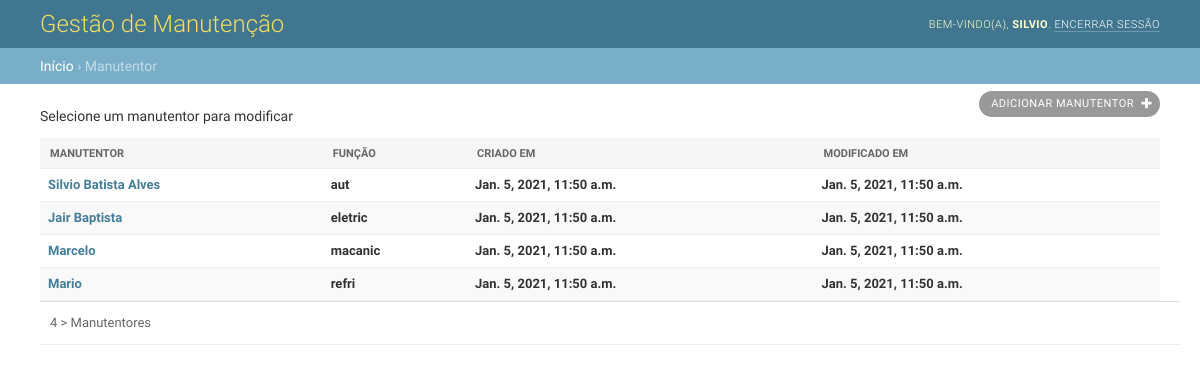
/manutentor/ (signed in), run on an earlier commit of the app's database.
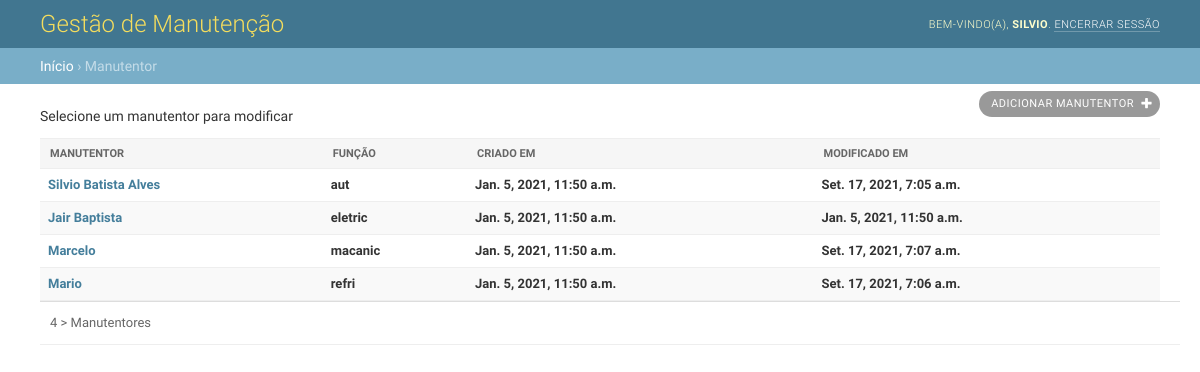
And on a later commit of the database.
### core/models.py (models this page shows, shortened)
class Base(models.Model):
    create = models.DateTimeField(auto_now_add=True)
    update = models.DateTimeField(auto_now=True)

class Manutencao(Base):
    funcao_choices = [
        ('eletric', 'Eletricista'),
        ('macanic', 'Mecânico'),
        ('lub', 'Lubrificador'),
        ('aut', 'Automação'),
        ('refri', 'Refrigeração'),
        ('aux_eletric', 'Auxiliar Eletricista'),
        ('aux_mecanic', 'Auxiliar Mecânico'),
        ('aux_refri', 'Auxiliar Refrigeração'),
    ]
    Nome = models.CharField(verbose_name='Nome do Manutentor', max_length=50)
    funcao = models.CharField(
        verbose_name='Função do Manutentor',
        max_length=25,
        choices=funcao_choices,
        default='eletric',
        )

class Base(models.Model):
    create = models.DateTimeField(auto_now_add=True)
    update = models.DateTimeField(auto_now=True)

### core/views.py (the view)
# urls.py: path('manutentor/', manutentor, name='manutencao'),
@login_required
def manutentor(request):
    dados = Manutencao.objects.all()
    context = {
        'dados': dados,
    }
    return render(request, 'ordem/manutentor.html', context)

### core/templates/ordem/manutentor.html (shortened to what this page needs)
{% extends 'ordem/base.html' %}
{% block breadcrumbs %}
    <a href="#">Início</a>
    &rsaquo; Manutentor
{% endblock %}
{% block main %}
<div class="main shifted" id="main">
    <div class="content">
      <div id="content" class="flex">
        <p>Selecione um manutentor para modificar</p>
        <div id="content-main">
          <ul class="object-tools">
            <li>
              <a href="{% url 'manutencao_add' %}" class="addlink">
                Adicionar manutentor
              </a>
            </li>
          </ul>
          <div class="module" id="changelist">
            <div class="changelist-form-container">
              <form id="changelist-form" method="post" novalidate>
                <div class="container">
                  <table id="result_list">
                    <thead>
                      <tr>
                        <th scope="col"  class="">
                          <div class="text"><span>Manutentor</span></div>
                        </th>
                        <th scope="col"  class="">
                          <div class="text"><span>Função</span></div>
                        </th>
                        <th scope="col"  class="">
                          <div class="text"><span>Criado em</span></div>
                        </th>
                        <th scope="col"  class="">
                          <div class="text"><span>Modificado em</span></div>
                        </th>
                      </tr>
                    </thead>
                    <tbody>
                      {% for dados in dados %}
                      <tr>
                          <th class="">
                            <a href="{% url 'manutentor_update' dados.id %}">{{ dados.Nome }}</a>
                          </th>
                          <th class="">
                            <a>{{ dados.funcao }}</a>
                          </th>
                          <th class="">
                            <a>{{ dados.create }}</a>
                          </th>
                          <th class="">
                            <a>{{ dados.update }}</a>
                          </th>
                      </tr>
                      {% endfor %}
                    </tbody>
                  </table>
                  <p class="paginator">
                    {% if dados.count == 1 %}
                    <span>{{ dados.count }} > Manutentor</span>
                    {% else %}
                      <span>{{ dados.count }} > Manutentores</span>
                    {% endif %}
                  </p>
                </div>
              </form>
            </div>
          </div>
        </div>
        <br class="clear">
        </div>
        </div>
      </div>
    </div>
{% endblock %}

What changed in the data, as far as the page shows it:
changed through a linked row, Manutencao "Silvio Batista Alves": update "Jan. 5, 2021, 11:50 a.m." → "Set. 17, 2021, 7:05 a.m."
changed through a linked row, Manutencao "Marcelo": update "Jan. 5, 2021, 11:50 a.m." → "Set. 17, 2021, 7:07 a.m."
changed through a linked row, Manutencao "Mario": update "Jan. 5, 2021, 11:50 a.m." → "Set. 17, 2021, 7:06 a.m."
